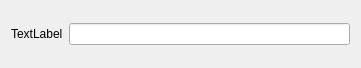
<?xml version="1.0" encoding="UTF-8"?>
<ui version="4.0">
 <class>ScalarParam</class>
 <widget class="QWidget" name="ScalarParam">
  <property name="geometry">
   <rect>
    <x>0</x>
    <y>0</y>
    <width>361</width>
    <height>68</height>
   </rect>
  </property>
  <property name="windowTitle">
   <string>Form</string>
  </property>
  <layout class="QHBoxLayout" name="horizontalLayout">
   <item>
    <widget class="QLabel" name="label">
     <property name="text">
      <string>TextLabel</string>
     </property>
    </widget>
   </item>
   <item>
    <widget class="QLineEdit" name="lineEdit"/>
   </item>
  </layout>
 </widget>
 <resources/>
 <connections/>
</ui>
